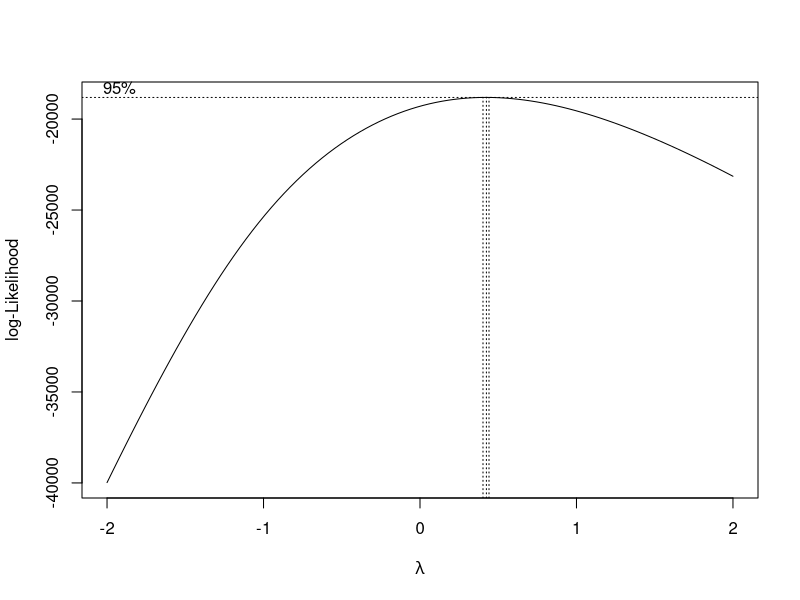

This chart was generated by the following R code: (Note: this script raises an error after producing the figure.)
## ---- chunk 1
knitr::opts_chunk$set(
  message    = FALSE,   # oculta mensajes
  warning    = FALSE,   # oculta warnings
  fig.align  = "center",
  fig.width  = 5,       # tamaño base de los gráficos (en pulgadas)
  fig.height = 3.5,
  dpi        = 120,
  out.width  = "70%"   # reduce tamaño en la página
)
## ---- chunk 2
if(!is.null(dev.list())) dev.off()
rm(list=ls())

library(car)
library(FactoMineR)
library(lmtest)
library(effects)
library(AER)
library(MASS)
## ---- chunk 3
df <- read.csv("House_Clean.csv", header = TRUE)

df[sapply(df, is.character)] <- lapply(df[sapply(df, is.character)], as.factor)

# Converting binary columnsto factor
df[sapply(df, function(x) all(na.omit(unique(x)) %in% c(0, 1)))] <- 
  lapply(df[sapply(df, function(x) all(na.omit(unique(x)) %in% c(0, 1)))], as.factor)
## ---- chunk 4
summary(df)
## ---- chunk 5
num_vars <- names(df)[sapply(df, is.numeric)]
cor(df[,num_vars]) 
## ---- chunk 6
# yearBuilt as numerical variable
m0 <- lm(price ~ bedrooms+bathrooms+livingArea+n.yearBuilt, data=df)
summary(m0)
vif(m0); AIC(m0)
## ---- chunk 7
# yearBuilt as factor
m0_f <- lm(price ~ bedrooms+bathrooms+livingArea+f.yearBuilt, data=df)
summary(m0_f)
vif(m0_f); AIC(m0_f)
## ---- chunk 8
boxcox(price ~ bedrooms+bathrooms+livingArea+n.yearBuilt, data=df) #we see that sqrt is the suitable tranformation
boxTidwell(sqrt(price) ~ bedrooms+bathrooms+livingArea+n.yearBuilt, data=df) #we put sqrt to livingArea

# Model: srt(price)
m1 <- lm(sqrt(price) ~ bedrooms+bathrooms+livingArea+f.yearBuilt, data=df)
#summary(m1)
#vif(m1); step(m1); AIC(m1)

# Model: srt(price) and without f.yearBuilt 
m2 <- lm(sqrt(price) ~ bedrooms+bathrooms+livingArea, data=df)
#summary(m2)
#vif(m2); step(m2); AIC(m2)
#anova(m2,m1)

# Model: srt(price) and sqrt(livingArea)
m3 <- lm(sqrt(price) ~ bedrooms+bathrooms+sqrt(livingArea)+f.yearBuilt, data=df)
summary(m3)
# step(m3)
vif(m3); AIC(m3)
anova(m3,m1)
## ---- chunk 9
# Plots model with transformations
marginalModelPlots(m3, id=list(n=0))
residualPlots(m3, id=list(n=0))
avPlots(m3, id=list(n=0))
crPlots(m3, id=list(n=0))
# influencePlot(m3, id=list(n=3))
par(mfrow=c(2,2))
plot(m3)
par(mfrow=c(1,1))
plot(allEffects(m3))
## ---- chunk 10
# Model with all factors
m_full <- lm(sqrt(price) ~ bedrooms+bathrooms+sqrt(livingArea)+f.yearBuilt+levels+garageSpaces+hasGarage+spa+parking+pool+homeType, data=df)

# summary(m_full)
Anova(m_full)
## ---- chunk 11
# Model without hasGarage
m_full2 <- lm(sqrt(price) ~ bedrooms+bathrooms+sqrt(livingArea)+f.yearBuilt+levels+garageSpaces+spa+parking+pool+homeType, data=df)
#summary(m_full2); Anova(m_full2)

# Model without hasGarage and spa
m_full3 <- lm(sqrt(price) ~ bedrooms+bathrooms+sqrt(livingArea)+f.yearBuilt+levels+garageSpaces+parking+pool+homeType, data=df)
#summary(m_full3); Anova(m_full3)

# Model without spa
m_full4 <- lm(sqrt(price) ~ bedrooms+bathrooms+sqrt(livingArea)+f.yearBuilt+levels+garageSpaces+hasGarage+parking+pool+homeType, data=df)
#summary(m_full4); Anova(m_full4)

m_step <- step(m_full3, direction = "both", trace = TRUE)
summary(m_step)
AIC(m_step)
## ---- chunk 12
marginalModelPlots(m_full3, id=list(n=0))
residualPlots(m_full3, id=list(n=0))
avPlots(m_full3, id=list(n=0))
crPlots(m_full3, id=list(n=0))
# influencePlot(m_full3, id=list(n=3))
par(mfrow=c(2,2))
plot(m_full3)
par(mfrow=c(1,1))
## ---- chunk 13
md1 <- lm(sqrt(price)~bathrooms*(f.yearBuilt+levels+garageSpaces+parking+pool+homeType),data=df)
#summary(md1); step(md1)
# bathrooms:levels
# bathrooms:garageSpaces
# bathrooms:parking
# bathrooms:homeType

md2 <- lm(sqrt(price)~bedrooms*(f.yearBuilt+levels+garageSpaces+parking+pool+homeType),data=df)
#summary(md2); step(md2)
# bedrooms:f.yearBuilt
# bedrooms:levels
# bedrooms:garageSpaces
# bedrooms:pool
# bedrooms:homeType

md3 <- lm(sqrt(price)~sqrt(livingArea)*(f.yearBuilt+levels+garageSpaces+parking+pool+homeType),data=df)
# summary(md3); 
step(md3)
# sqrt(livingArea):f.yearBuilt
# sqrt(livingArea):parking
# sqrt(livingArea):homeType

md4 <- lm(sqrt(price)~f.yearBuilt*(levels+garageSpaces+parking+pool+homeType),data=df)
#summary(md4); step(md4)
# f.yearBuilt:levels
# f.yearBuilt:garageSpaces
# f.yearBuilt:parking 
# f.yearBuilt:pool
# f.yearBuilt:homeType

md5 <- lm(sqrt(price)~levels*(f.yearBuilt+garageSpaces+parking+pool+homeType),data=df)
#summary(md5); step(md5)
# levels:f.yearBuilt
# levels:garageSpaces
# levels:homeType

md6 <- lm(sqrt(price)~garageSpaces*(f.yearBuilt+levels+parking+pool+homeType),data=df)
#summary(md6); step(md6)
# garageSpaces:f.yearBuilt
# garageSpaces:levels
# garageSpaces:pool
# garageSpaces:homeType

md7 <- lm(sqrt(price)~parking*(f.yearBuilt+levels+garageSpaces+pool+homeType),data=df)
#summary(md7); step(md7)
# parking:f.yearBuilt
# parking:homeType

md8 <- lm(sqrt(price)~pool*(f.yearBuilt+levels+garageSpaces+parking+homeType),data=df)
#summary(md8); step(md8)
# pool:f.yearBuilt
# pool:garageSpaces
# pool:parking
# pool:homeType

md9 <- lm(sqrt(price)~homeType*(f.yearBuilt+levels+garageSpaces+parking+pool),data=df)
#summary(md9); step(md9)
# homeType:f.yearBuilt
# homeType:levels
# homeType:garageSpaces
# homeType:pool

model <- lm(
  sqrt(price) ~ bedrooms + bathrooms + sqrt(livingArea) + f.yearBuilt +
    levels + garageSpaces + parking + pool + homeType +
    bathrooms:levels +
    bathrooms:garageSpaces +
    bathrooms:parking +
    bathrooms:homeType +
    bedrooms:f.yearBuilt +
    bedrooms:levels +
    bedrooms:garageSpaces +
    bedrooms:pool +
    bedrooms:homeType +
    livingArea:f.yearBuilt +
    livingArea:levels +
    livingArea:garageSpaces +
    livingArea:parking +
    livingArea:homeType +
    f.yearBuilt:levels +
    f.yearBuilt:garageSpaces +
    f.yearBuilt:parking +
    f.yearBuilt:pool +
    f.yearBuilt:homeType +
    levels:garageSpaces +
    levels:homeType +
    garageSpaces:pool +
    garageSpaces:homeType +
    parking:homeType +
    pool:parking +
    pool:homeType,
  data = df
)
#summary(model)
Anova(model)
## ---- chunk 14
model_reduced <- lm(
  sqrt(price) ~ bedrooms + bathrooms + sqrt(livingArea) + f.yearBuilt +
    levels + garageSpaces + parking + pool + homeType +
    bedrooms:f.yearBuilt +
    bedrooms:homeType +
    f.yearBuilt:sqrt(livingArea) +
    f.yearBuilt:levels +
    f.yearBuilt:garageSpaces +
    f.yearBuilt:parking +
    f.yearBuilt:pool +
    f.yearBuilt:homeType +
    garageSpaces:pool,
  data=df
)
# summary(model_reduced)
## ---- chunk 15
marginalModelPlots(model_reduced, id=list(n=0))
residualPlots(model_reduced, id=list(n=0))
influencePlot(model_reduced, id=list(n=3))
par(mfrow=c(2,2))
plot(model_reduced)
par(mfrow=c(1,1))
## ---- chunk 16
llres <- which(abs(rstudent(model_reduced)) > 3)
llhat <- which(hatvalues(model_reduced) > 3*length(coef(model_reduced))/nrow(df))
common_outliers <- intersect(llres, llhat); common_outliers
df[common_outliers, ]
llcoo <- Boxplot(cooks.distance(model_reduced), id=list(n=10,labels=row.names(df)))
df <- df[-common_outliers,] # remove influent data
## ---- chunk 17
model_reduced_2 <- lm(
  sqrt(price) ~ bedrooms + bathrooms + sqrt(livingArea) + f.yearBuilt +
    levels + garageSpaces + parking + pool + homeType +
    bedrooms:f.yearBuilt +
    bedrooms:homeType +
    f.yearBuilt:livingArea +
    f.yearBuilt:levels +
    f.yearBuilt:garageSpaces +
    f.yearBuilt:parking +
    f.yearBuilt:pool +
    f.yearBuilt:homeType +
    garageSpaces:pool,
  data=df
)

summary(model_reduced_2)
## ---- chunk 18
llres <- which(abs(rstudent(model_reduced_2)) > 3)
llhat <- which(hatvalues(model_reduced_2) > 3 * length(coef(model_reduced_2)) / nrow(df))
common_outliers <- intersect(llres, llhat); common_outliers
llcoo <- Boxplot(cooks.distance(model_reduced_2), id=list(n=10,labels=row.names(df)))
## ---- chunk 19
marginalModelPlots(model_reduced_2, id=list(n=0))
avPlots(model_reduced_2, id=list(n=0))
influencePlot(model_reduced_2, id=list(n=3))
par(mfrow=c(2,2))
plot(model_reduced_2)
par(mfrow=c(1,1))
